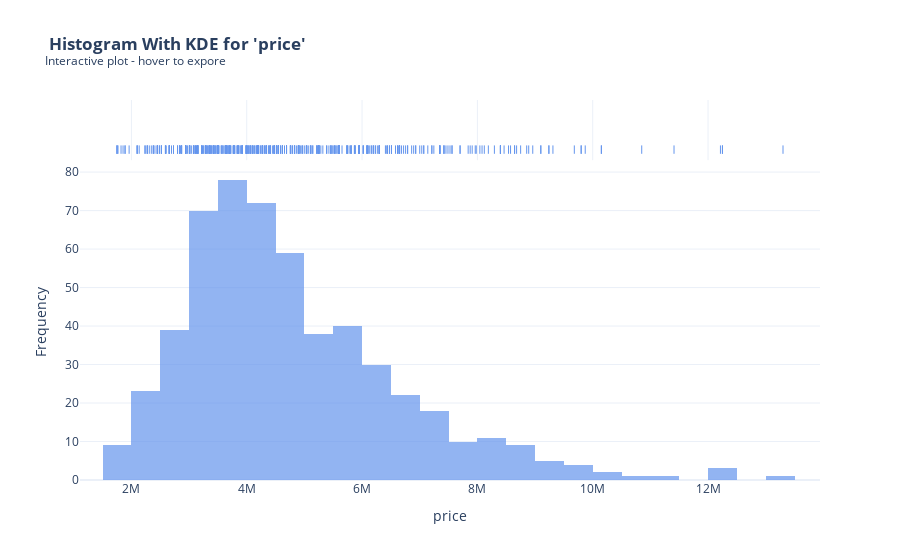
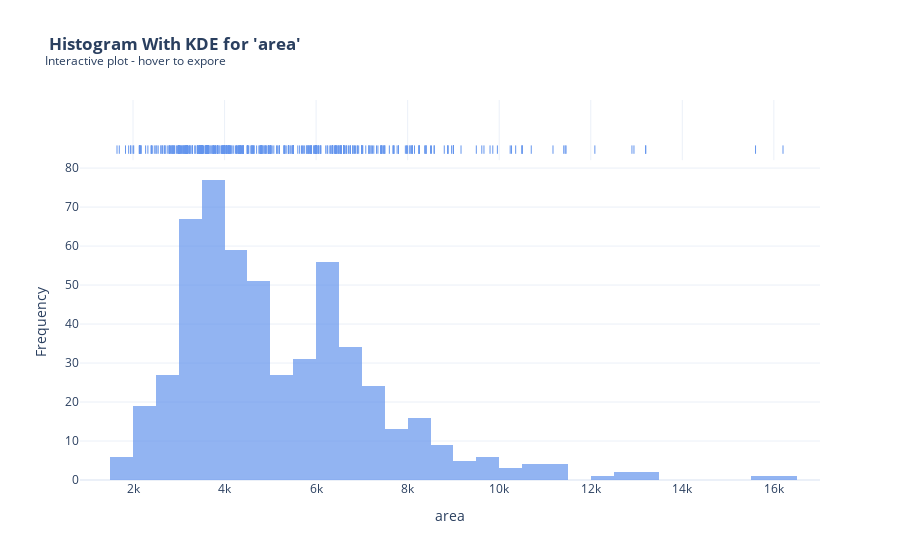
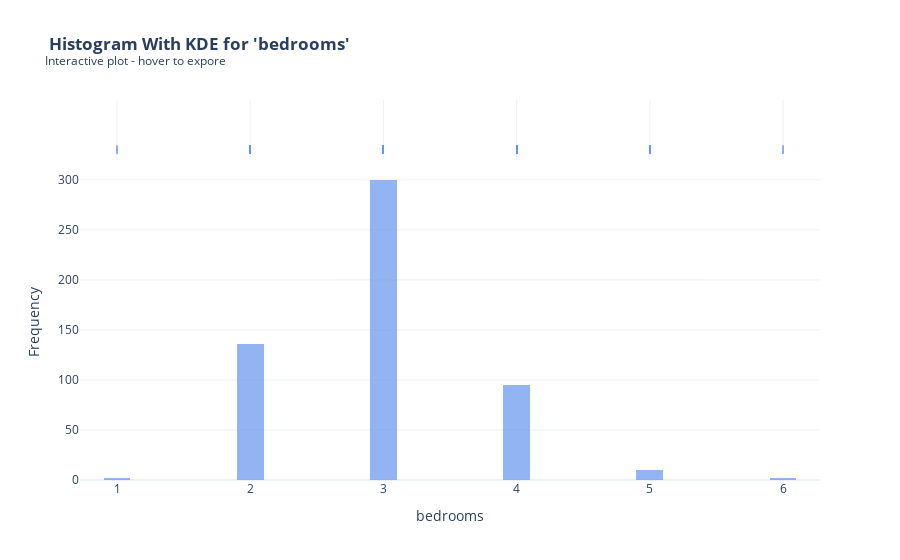
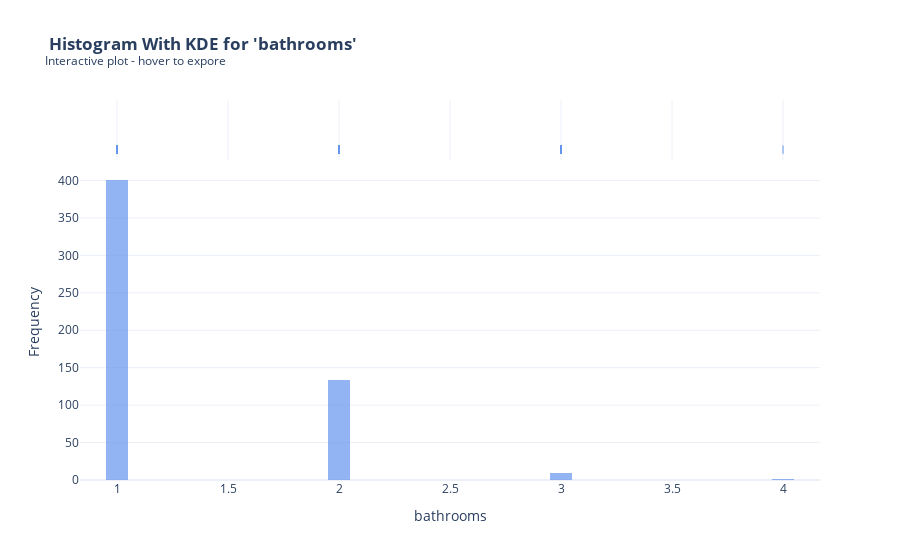

The cell these charts' notebook holds for them, in order:
### Code cell
#function to check if column has outliers using IQR

def has_outliers(series):
    Q1 = series.quantile(0.25)
    Q3 = series.quantile(0.75)
    IQR = Q3 - Q1
    lower = Q1 - 1.5 * IQR
    upper = Q3 + 1.5 * IQR
    return ((series<lower) | (series>upper)).any()

#function to run statistical normality tests
def normality_tests(series):
    results = {}

    #Shapiro-Wilk Test
    shapiro_test, shapiro_p = stats.shapiro(series)
    results['Shapiro-Wilk']= (shapiro_p, 'Normal' if shapiro_p> 0.05 else 'Not Normal')

    #D'Agostino and Pearson's K^2 Test
    dagostino_stat, dagostino_p = stats.normaltest(series)
    results["D'Agostino K^2"] = (dagostino_p, 'Normal' if dagostino_p>0.05 else 'Not Normal')

    #Anderson-Darling Test
    ad_result = stats.anderson(series, dist = 'norm')
    ad_stat = ad_result.statistic
    ad_crit_5 = ad_result.critical_values[2] #5% level
    ad_interpretation = 'Normal' if ad_stat<ad_crit_5 else 'Not Normal'
    results["Anderson-Darling"] = (f"stat={ad_stat:.3f}<crit= {ad_crit_5:.3f}", ad_interpretation)

    return results

    
#final function: Plot histogram with KDE (Plotly)+ Q-Q plot(matplotlib)+ printtest results    
def analyze_column(df,column):
    data = df[column].dropna()

    #Run normality tests
    results = normality_tests(data)

    #--------------Plotly Histogram + KDE --------------------------------
    fig = px.histogram(data, x = column, marginal = "rug", nbins = 50, opacity = 0.7,
                       title= f"<b> Histogram With KDE for '{column}'</b> <br><sup>Interactive plot - hover to expore</sup>" ,
                       template = "plotly_white", histnorm = None)
    fig.update_traces(marker_color='cornflowerblue')
    fig.update_layout(
        xaxis_title = column,
        yaxis_title = "Frequency",
        showlegend = False
    )
    fig.show()

    #-------Q-Q plot using Matplotlib --------------------
    plt.figure(figsize = (6,6))
    stats.probplot(data, dist = "norm", plot = plt)
    plt.title (f"Q-Q Plot for '{column}'", fontsize = 14)
    plt.xlabel("Theoritical Quantiles")
    plt.ylabel("Sample Quantiles")
    plt.grid(True, linestyle = '--', alpha = 0.6)
    plt.tight_layout()
    plt.show()

    #-----------Show Results--------------
    print(f"\n Normality Tests for '{column}':\n")
    for test, (result, interp) in results.items():
        print(f" .{test}: {result}->{interp}")
    print("\n Interpretation:")
    print(" - p > 0.05 -> Data is likely Normal ")
    print(" - p <= 0.05 -> Data is NOT Normal ")
    print(" - For Anderson-Darling, if test statistic < critical value at 5%, then Normal ")

#Detect outlier columns
outlier_cols = [col for col in numeric_cols if has_outliers(df[col])]

#Run analysis for each column with outliers
for col in outlier_cols:
    analyze_column(df, col)

### Figure 1 — Plotly figure (JSON) as saved in the notebook; plotly's stock layout.template omitted (floating-point values rounded to 4 significant figures; data arrays with more than 128 entries replaced by an {"elided": "..."} marker saying what was removed)
{"data": [{"bingroup": "x", "hovertemplate": "price=%{x}<br>count=%{y}<extra></extra>", "legendgroup": "", "marker": {"color": "cornflowerblue", "opacity": 0.7, "pattern": {"shape": ""}}, "name": "", "nbinsx": 50, "orientation": "v", "showlegend": false, "type": "histogram", "x": {"elided": "545 int values"}, "xaxis": "x", "yaxis": "y"}, {"boxpoints": "all", "fillcolor": "rgba(255,255,255,0)", "hoveron": "points", "hovertemplate": "price=%{x}<extra></extra>", "jitter": 0, "legendgroup": "", "line": {"color": "rgba(255,255,255,0)"}, "marker": {"color": "cornflowerblue", "symbol": "line-ns-open"}, "name": "", "showlegend": false, "type": "box", "x": {"elided": "545 int values"}, "xaxis": "x2", "yaxis": "y2"}], "layout": {"barmode": "relative", "legend": {"tracegroupgap": 0}, "showlegend": false, "title": {"text": "<b> Histogram With KDE for 'price'</b> <br><sup>Interactive plot - hover to expore</sup>"}, "xaxis": {"anchor": "y", "domain": [0, 1], "title": {"text": "price"}}, "xaxis2": {"anchor": "y2", "domain": [0, 1], "matches": "x", "showgrid": true, "showticklabels": false}, "yaxis": {"anchor": "x", "domain": [0, 0.8316], "title": {"text": "Frequency"}}, "yaxis2": {"anchor": "x2", "domain": [0.8416, 1], "matches": "y2", "showgrid": false, "showline": false, "showticklabels": false, "ticks": ""}}}

### Figure 2 — Plotly figure (JSON) as saved in the notebook; plotly's stock layout.template omitted (floating-point values rounded to 4 significant figures; data arrays with more than 128 entries replaced by an {"elided": "..."} marker saying what was removed)
{"data": [{"bingroup": "x", "hovertemplate": "area=%{x}<br>count=%{y}<extra></extra>", "legendgroup": "", "marker": {"color": "cornflowerblue", "opacity": 0.7, "pattern": {"shape": ""}}, "name": "", "nbinsx": 50, "orientation": "v", "showlegend": false, "type": "histogram", "x": {"elided": "545 int values"}, "xaxis": "x", "yaxis": "y"}, {"boxpoints": "all", "fillcolor": "rgba(255,255,255,0)", "hoveron": "points", "hovertemplate": "area=%{x}<extra></extra>", "jitter": 0, "legendgroup": "", "line": {"color": "rgba(255,255,255,0)"}, "marker": {"color": "cornflowerblue", "symbol": "line-ns-open"}, "name": "", "showlegend": false, "type": "box", "x": {"elided": "545 int values"}, "xaxis": "x2", "yaxis": "y2"}], "layout": {"barmode": "relative", "legend": {"tracegroupgap": 0}, "showlegend": false, "title": {"text": "<b> Histogram With KDE for 'area'</b> <br><sup>Interactive plot - hover to expore</sup>"}, "xaxis": {"anchor": "y", "domain": [0, 1], "title": {"text": "area"}}, "xaxis2": {"anchor": "y2", "domain": [0, 1], "matches": "x", "showgrid": true, "showticklabels": false}, "yaxis": {"anchor": "x", "domain": [0, 0.8316], "title": {"text": "Frequency"}}, "yaxis2": {"anchor": "x2", "domain": [0.8416, 1], "matches": "y2", "showgrid": false, "showline": false, "showticklabels": false, "ticks": ""}}}

### Figure 3 — Plotly figure (JSON) as saved in the notebook; plotly's stock layout.template omitted (floating-point values rounded to 4 significant figures; data arrays with more than 128 entries replaced by an {"elided": "..."} marker saying what was removed)
{"data": [{"bingroup": "x", "hovertemplate": "bedrooms=%{x}<br>count=%{y}<extra></extra>", "legendgroup": "", "marker": {"color": "cornflowerblue", "opacity": 0.7, "pattern": {"shape": ""}}, "name": "", "nbinsx": 50, "orientation": "v", "showlegend": false, "type": "histogram", "x": {"elided": "545 int values"}, "xaxis": "x", "yaxis": "y"}, {"boxpoints": "all", "fillcolor": "rgba(255,255,255,0)", "hoveron": "points", "hovertemplate": "bedrooms=%{x}<extra></extra>", "jitter": 0, "legendgroup": "", "line": {"color": "rgba(255,255,255,0)"}, "marker": {"color": "cornflowerblue", "symbol": "line-ns-open"}, "name": "", "showlegend": false, "type": "box", "x": {"elided": "545 int values"}, "xaxis": "x2", "yaxis": "y2"}], "layout": {"barmode": "relative", "legend": {"tracegroupgap": 0}, "showlegend": false, "title": {"text": "<b> Histogram With KDE for 'bedrooms'</b> <br><sup>Interactive plot - hover to expore</sup>"}, "xaxis": {"anchor": "y", "domain": [0, 1], "title": {"text": "bedrooms"}}, "xaxis2": {"anchor": "y2", "domain": [0, 1], "matches": "x", "showgrid": true, "showticklabels": false}, "yaxis": {"anchor": "x", "domain": [0, 0.8316], "title": {"text": "Frequency"}}, "yaxis2": {"anchor": "x2", "domain": [0.8416, 1], "matches": "y2", "showgrid": false, "showline": false, "showticklabels": false, "ticks": ""}}}

### Figure 4 — Plotly figure (JSON) as saved in the notebook; plotly's stock layout.template omitted (floating-point values rounded to 4 significant figures; data arrays with more than 128 entries replaced by an {"elided": "..."} marker saying what was removed)
{"data": [{"bingroup": "x", "hovertemplate": "bathrooms=%{x}<br>count=%{y}<extra></extra>", "legendgroup": "", "marker": {"color": "cornflowerblue", "opacity": 0.7, "pattern": {"shape": ""}}, "name": "", "nbinsx": 50, "orientation": "v", "showlegend": false, "type": "histogram", "x": {"elided": "545 int values"}, "xaxis": "x", "yaxis": "y"}, {"boxpoints": "all", "fillcolor": "rgba(255,255,255,0)", "hoveron": "points", "hovertemplate": "bathrooms=%{x}<extra></extra>", "jitter": 0, "legendgroup": "", "line": {"color": "rgba(255,255,255,0)"}, "marker": {"color": "cornflowerblue", "symbol": "line-ns-open"}, "name": "", "showlegend": false, "type": "box", "x": {"elided": "545 int values"}, "xaxis": "x2", "yaxis": "y2"}], "layout": {"barmode": "relative", "legend": {"tracegroupgap": 0}, "showlegend": false, "title": {"text": "<b> Histogram With KDE for 'bathrooms'</b> <br><sup>Interactive plot - hover to expore</sup>"}, "xaxis": {"anchor": "y", "domain": [0, 1], "title": {"text": "bathrooms"}}, "xaxis2": {"anchor": "y2", "domain": [0, 1], "matches": "x", "showgrid": true, "showticklabels": false}, "yaxis": {"anchor": "x", "domain": [0, 0.8316], "title": {"text": "Frequency"}}, "yaxis2": {"anchor": "x2", "domain": [0.8416, 1], "matches": "y2", "showgrid": false, "showline": false, "showticklabels": false, "ticks": ""}}}
